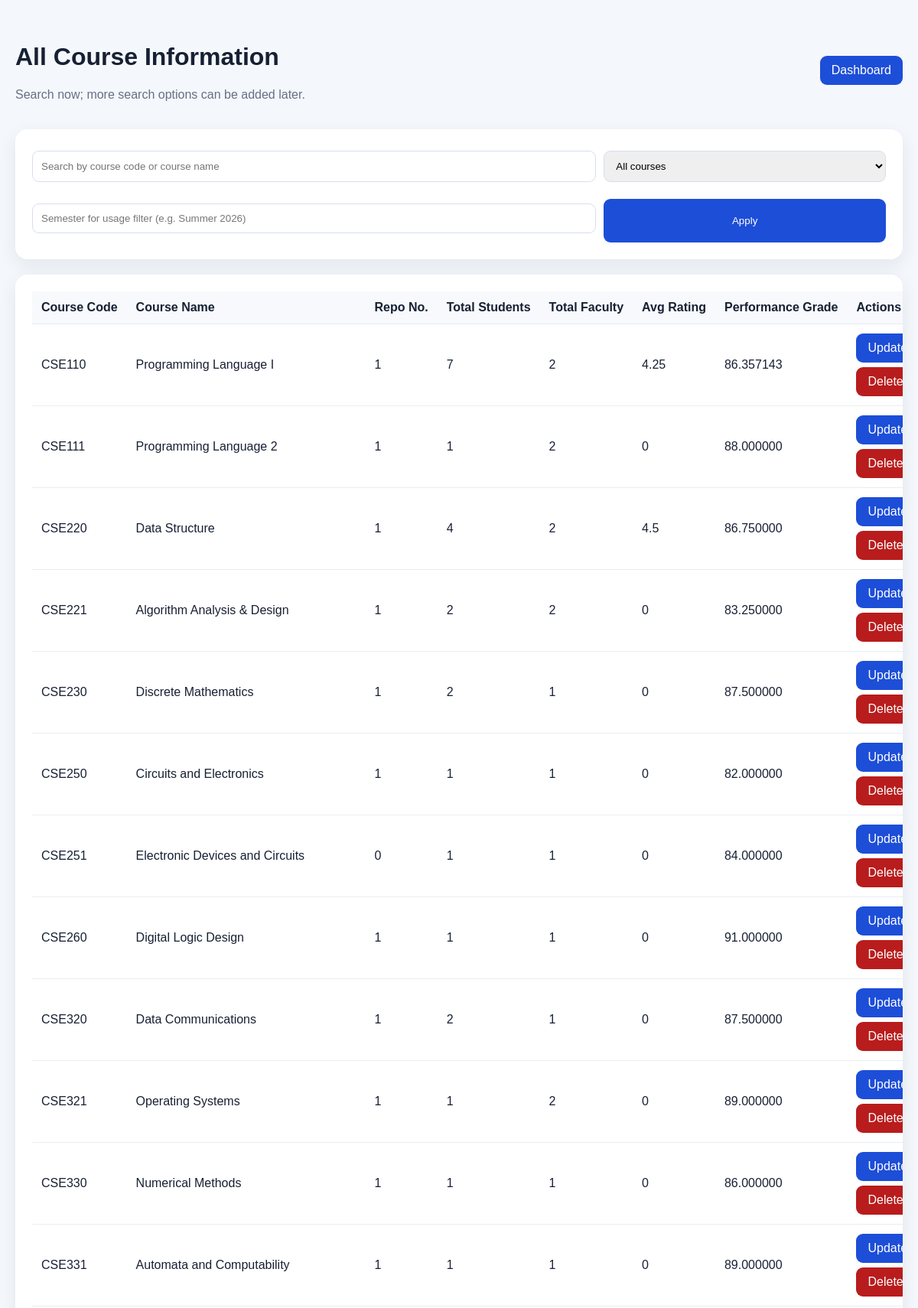
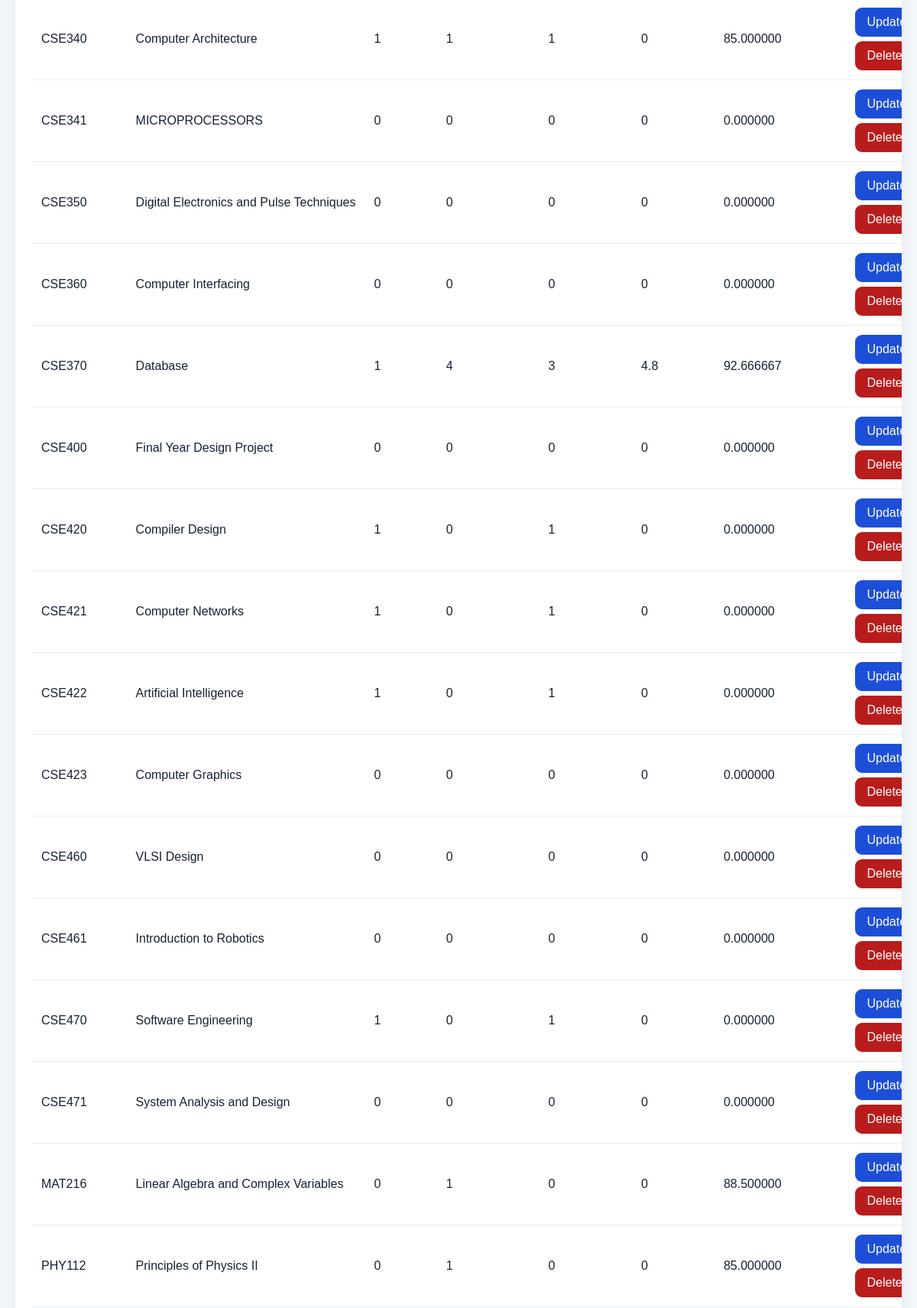
The app's page /allcourse.php (signed in, upper part) with its own data (2 pictures, top to bottom).
### tables this page shows
CREATE TABLE `course` (
  `coursecode` varchar(10) NOT NULL,
  `name` varchar(100) NOT NULL,
  `description` varchar(500) NOT NULL,
  `credit` float NOT NULL DEFAULT 3,
  `total_mark` decimal(3,0) NOT NULL DEFAULT 100,
  `admin` varchar(8) NOT NULL,
  `dept` varchar(20) NOT NULL DEFAULT 'CSE',
  `course_level` int(1) NOT NULL DEFAULT 1,
  `dept_type` enum('CORE','ELECTIVE','COD','GENERAL') NOT NULL DEFAULT 'CORE',
  `track` enum('Software','Hardware','Theory','DBMS','Cybersecurity','General') NOT NULL DEFAULT 'General',
  `has_lab` tinyint(1) NOT NULL DEFAULT 0,
  `has_project` tinyint(1) NOT NULL DEFAULT 0,
  `assessment_type` enum('EXAM_BASED','ASSIGNMENT_BASED') NOT NULL DEFAULT 'EXAM_BASED',
  `lab_assessment_type` enum('NONE','CONTINUOUS_ONLY','EXAM_BASED') NOT NULL DEFAULT 'NONE',
  `avg_teaching_rate` decimal(3,2) NOT NULL DEFAULT 4.00,
  `official_resource_rate` decimal(3,2) NOT NULL DEFAULT 4.00,
  `is_thesis_or_internship` tinyint(1) NOT NULL DEFAULT 0
);

### allcourse.php (the view, shortened to what this page needs)
<?php require 'admin_guard.php'; require 'admin_db.php';
$q=trim($_GET['q']??''); $filter=$_GET['filter']??'all'; $semester=trim($_GET['semester']??'');
$where=''; $params=[]; $types=''; if($q!==''){ $where=' WHERE c.coursecode LIKE ? OR c.name LIKE ?'; $params=["%$q%","%$q%"];$types='ss'; }
if($filter==='top') $order=' ORDER BY COALESCE(g.avggrade,0) DESC, COALESCE(fr.avgrating,0) DESC'; elseif($filter==='low') $order=' ORDER BY COALESCE(g.avggrade,0) ASC, COALESCE(fr.avgrating,0) ASC'; elseif($filter==='faculty') $order=' ORDER BY faculty_count DESC'; elseif($filter==='usage') $order=' ORDER BY student_count DESC'; else $order=' ORDER BY c.coursecode';
$sql="SELECT c.coursecode,c.name,COUNT(DISTINCT r.repoID) repo_count,COUNT(DISTINCT e.userID) student_count,COUNT(DISTINCT f.faculty_UID) faculty_count,ROUND(COALESCE(cr.avg_rate,0),2) course_rating,COALESCE(g.avggrade,0) avggrade,COALESCE(fr.avgrating,0) faculty_rating FROM course c LEFT JOIN repository r ON r.coursecode=c.coursecode LEFT JOIN course_student_took e ON e.coursecode=c.coursecode LEFT JOIN faculty_courselist f ON f.coursecode=c.coursecode LEFT JOIN (SELECT coursecode,AVG(rate) avg_rate FROM student_review_course GROUP BY coursecode) cr ON cr.coursecode=c.coursecode LEFT JOIN (SELECT coursecode,AVG(grade) avggrade FROM course_student_took WHERE grade IS NOT NULL GROUP BY coursecode) g ON g.coursecode=c.coursecode LEFT JOIN (SELECT fcl.coursecode,AVG(srf.rating) avgrating FROM faculty_courselist fcl JOIN student_rates_faculty srf ON srf.faculty_uID=fcl.faculty_UID GROUP BY fcl.coursecode) fr ON fr.coursecode=c.coursecode $where GROUP BY c.coursecode,c.name,cr.avg_rate,g.avggrade,fr.avgrating $order";
$stmt=mysqli_prepare($conn,$sql); if($q!=='') mysqli_stmt_bind_param($stmt,$types,...$params); mysqli_stmt_execute($stmt); $rows=mysqli_stmt_get_result($stmt);
?>
<!doctype html><html><head><title>All Course Info</title><link rel="stylesheet" href="admin_pages.css"></head><body><div class="page"><div class="top"><div><h1>All Course Information</h1><p class="muted">Search now; more search options can be added later.</p></div><a class="btn" href="admin_dashboard.php">Dashboard</a></div><div class="panel"><form class="filters"><input name="q" value="<?=htmlspecialchars($q)?>" placeholder="Search by course code or course name"><select name="filter"><option value="all">All courses</option><option value="top" <?=$filter==='top'?'selected':''?>>Top performing</option><option value="low" <?=$filter==='low'?'selected':''?>>Low performing</option><option value="usage" <?=$filter==='usage'?'selected':''?>>Top using / highest enrollment</option><option value="faculty" <?=$filter==='faculty'?'selected':''?>>Max faculty</option></select><input name="semester" value="<?=htmlspecialchars($semester)?>" placeholder="Semester for usage filter (e.g. Summer 2026)"><button>Apply</button></form></div><div class="panel tablewrap"><table><tr><th>Course Code</th><th>Course Name</th><th>Repo No.</th><th>Total Students</th><th>Total Faculty</th><th>Avg Rating</th><th>Performance Grade</th><th>Actions</th></tr><?php while($x=mysqli_fetch_assoc($rows)): ?><tr><td><?=htmlspecialchars($x['coursecode'])?></td><td><?=htmlspecialchars($x['name'])?></td><td><?=$x['repo_count']?></td><td><?=$x['student_count']?></td><td><?=$x['faculty_count']?></td><td><?=$x['course_rating']?></td><td><?=$x['avggrade']?></td><td class="actions"><a class="btn" href="edit_course.php?coursecode=<?=urlencode($x['coursecode'])?>">Update</a><a class="btn danger" href="delete_course.php?coursecode=<?=urlencode($x['coursecode'])?>">Delete</a></td></tr><?php endwhile;?></table></div><div class="panel"><h2>Course Actions</h2><a class="btn" href="insert_course.php">＋ Add Course</a></div></div></body></html>

### admin_pages.css (style rules this page uses)
* { box-sizing:border-box }
body { margin:0;font-family:Arial,sans-serif;background:#f4f7fb;color:#172033 }
a { text-decoration:none }
.page { max-width:1250px;margin:35px auto;padding:0 20px }
.top { display:flex;justify-content:space-between;align-items:center;gap:15px;margin-bottom:20px }
.panel { background:white;border-radius:16px;padding:22px;box-shadow:0 8px 25px rgba(20,35,60,.08);margin-bottom:20px }
input,select,textarea { width:100%;padding:11px;border:1px solid #d7deea;border-radius:9px;margin:6px 0 12px }
button,.btn { border:0;border-radius:9px;padding:10px 15px;background:#1d4ed8;color:#fff;cursor:pointer;display:inline-block }
.danger { background:#b91c1c }
.muted { color:#667085 }
.filters { display:grid;grid-template-columns:2fr 1fr;gap:10px }
.tablewrap { overflow:auto }
table { width:100%;border-collapse:collapse }
th,td { padding:12px;border-bottom:1px solid #e8edf4;text-align:left;white-space:nowrap }
th { background:#f7f9fc }
.actions { display:flex;gap:6px;flex-wrap:wrap }

### records on screen
course: coursecode "CSE110", name "Programming Language I", repo_count "1", student_count "7", faculty_count "2", course_rating "4.25", avggrade "86.357143"
course: coursecode "CSE111", name "Programming Language 2", repo_count "1", student_count "1", faculty_count "2", course_rating "0", avggrade "88.000000"
course: coursecode "CSE220", name "Data Structure", repo_count "1", student_count "4", faculty_count "2", course_rating "4.5", avggrade "86.750000"
course: coursecode "CSE221", name "Algorithm Analysis & Design", repo_count "1", student_count "2", faculty_count "2", course_rating "0", avggrade "83.250000"
course: coursecode "CSE230", name "Discrete Mathematics", repo_count "1", student_count "2", faculty_count "1", course_rating "0", avggrade "87.500000"
course: coursecode "CSE250", name "Circuits and Electronics", repo_count "1", student_count "1", faculty_count "1", course_rating "0", avggrade "82.000000"
course: coursecode "CSE251", name "Electronic Devices and Circuits", repo_count "0", student_count "1", faculty_count "1", course_rating "0", avggrade "84.000000"
course: coursecode "CSE260", name "Digital Logic Design", repo_count "1", student_count "1", faculty_count "1", course_rating "0", avggrade "91.000000"
course: coursecode "CSE320", name "Data Communications", repo_count "1", student_count "2", faculty_count "1", course_rating "0", avggrade "87.500000"
course: coursecode "CSE321", name "Operating Systems", repo_count "1", student_count "1", faculty_count "2", course_rating "0", avggrade "89.000000"
course: coursecode "CSE330", name "Numerical Methods", repo_count "1", student_count "1", faculty_count "1", course_rating "0", avggrade "86.000000"
course: coursecode "CSE331", name "Automata and Computability", repo_count "1", student_count "1", faculty_count "1", course_rating "0", avggrade "89.000000"
course: coursecode "CSE340", name "Computer Architecture", repo_count "1", student_count "1", faculty_count "1", course_rating "0", avggrade "85.000000"
course: coursecode "CSE341", name "MICROPROCESSORS", repo_count "0", student_count "0", faculty_count "0", course_rating "0", avggrade "0.000000"
course: coursecode "CSE350", name "Digital Electronics and Pulse Techniques", repo_count "0", student_count "0", faculty_count "0", course_rating "0", avggrade "0.000000"
course: coursecode "CSE360", name "Computer Interfacing", repo_count "0", student_count "0", faculty_count "0", course_rating "0", avggrade "0.000000"
course: coursecode "CSE370", name "Database", repo_count "1", student_count "4", faculty_count "3", course_rating "4.8", avggrade "92.666667"
course: coursecode "CSE400", name "Final Year Design Project", repo_count "0", student_count "0", faculty_count "0", course_rating "0", avggrade "0.000000"
course: coursecode "CSE420", name "Compiler Design", repo_count "1", student_count "0", faculty_count "1", course_rating "0", avggrade "0.000000"
course: coursecode "CSE421", name "Computer Networks", repo_count "1", student_count "0", faculty_count "1", course_rating "0", avggrade "0.000000"
course: coursecode "CSE422", name "Artificial Intelligence", repo_count "1", student_count "0", faculty_count "1", course_rating "0", avggrade "0.000000"
course: coursecode "CSE423", name "Computer Graphics", repo_count "0", student_count "0", faculty_count "0", course_rating "0", avggrade "0.000000"
course: coursecode "CSE460", name "VLSI Design", repo_count "0", student_count "0", faculty_count "0", course_rating "0", avggrade "0.000000"
course: coursecode "CSE461", name "Introduction to Robotics", repo_count "0", student_count "0", faculty_count "0", course_rating "0", avggrade "0.000000"
course: coursecode "CSE470", name "Software Engineering", repo_count "1", student_count "0", faculty_count "1", course_rating "0", avggrade "0.000000"
course: coursecode "CSE471", name "System Analysis and Design", repo_count "0", student_count "0", faculty_count "0", course_rating "0", avggrade "0.000000"
course: coursecode "MAT216", name "Linear Algebra and Complex Variables", repo_count "0", student_count "1", faculty_count "0", course_rating "0", avggrade "88.500000"
course: coursecode "PHY112", name "Principles of Physics II", repo_count "0", student_count "1", faculty_count "0", course_rating "0", avggrade "85.000000"
